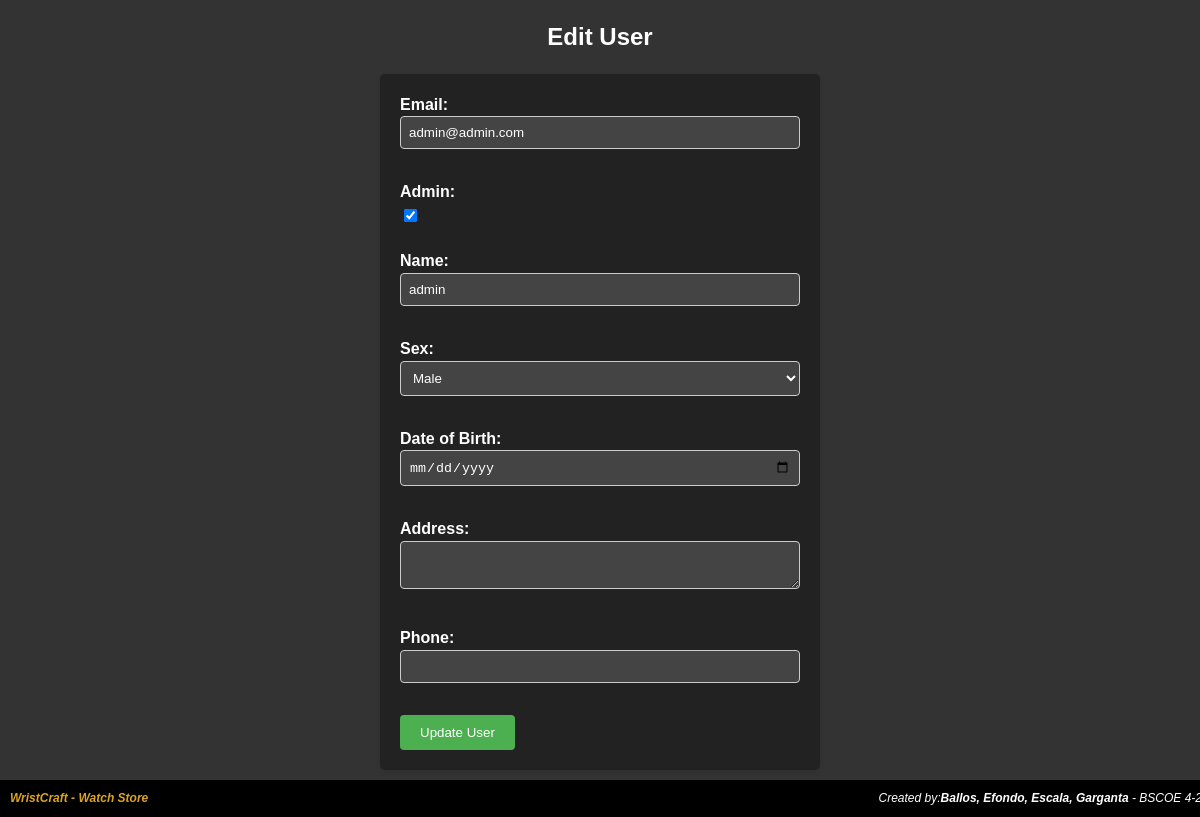
/WristCraft/www/edituser.php?Id=1, run on the app's committed database.
### tables this page shows
CREATE TABLE `users` (
  `Id` int(11) NOT NULL,
  `Password` varchar(255) NOT NULL,
  `Email` varchar(255) NOT NULL,
  `CreateTime` datetime NOT NULL,
  `Admin` int(11) DEFAULT 0,
  `Name` varchar(255) NOT NULL,
  `Sex` int(11) DEFAULT NULL,
  `DoB` date DEFAULT NULL,
  `Address` text DEFAULT NULL,
  `Phone` varchar(12) DEFAULT NULL
);

### WristCraft/www/edituser.php (the view, shortened to what this page needs)
<?php
require_once './data/dbconnect.php';
include './ultility/orderultilities.php';
if (isset($_GET['Id'])) {
    $userId = $_GET['Id'];
    $sql = "SELECT * FROM `users` WHERE Id = ?";
    if ($stmt = mysqli_prepare($con, $sql)) {
        mysqli_stmt_bind_param($stmt, "i", $userId);
        mysqli_stmt_execute($stmt);
        $result = mysqli_stmt_get_result($stmt);
        $user = mysqli_fetch_assoc($result);
    }
} else {
    die("No user ID provided.");
}
?>
<!DOCTYPE html>
<html lang="en">
<head>
    <link href="styles/site.css" rel="stylesheet" type="text/css">
    <link href="styles/products.css" rel="stylesheet" type="text/css">
</head>
<body>
    <h2>Edit User</h2>
    <?php if (isset($user)): ?>
        <form method="POST" action="">
            <label for="Email">Email:</label><br>
            <input type="email" name="Email" value="<?= $user['Email']; ?>" required><br><br>
            <label for="Admin">Admin:</label><br>
            <input type="checkbox" name="Admin" value="1" <?= $user['Admin'] ? 'checked' : ''; ?>><br><br>
            <label for="Name">Name:</label><br>
            <input type="text" name="Name" value="<?= $user['Name']; ?>" required><br><br>
            <label for="Sex">Sex:</label><br>
            <select name="Sex" required>
                <option value="Male" <?= $user['Sex'] == 'Male' ? 'selected' : ''; ?>>Male</option>
            </select><br><br>
            <label for="DoB">Date of Birth:</label><br>
            <input type="date" name="DoB" value="<?= $user['DoB']; ?>" required><br><br>
            <label for="Address">Address:</label><br>
            <textarea name="Address" required><?= $user['Address']; ?></textarea><br><br>
            <label for="Phone">Phone:</label><br>
            <input type="tel" name="Phone" value="<?= $user['Phone']; ?>" required><br><br>
            <input type="submit" name="update" value="Update User">
        </form>
    <?php else: ?>
        <p>User not found. Please ensure the ID is correct.</p>
    <?php endif; ?>
    <?php include './Templates/footer.php'; ?>
</body>
</html>

### WristCraft/www/styles/site.css (style rules this page uses)
body { font: 100%/1.4 Verdana, Arial, Helvetica, sans-serif; background-color: #42413C; margin: 0; padding: 0; color: #000; }

### WristCraft/www/edituser.php (style rules this page uses)
body { font-family: Arial, sans-serif; background-color: #333; color: #fff; }
h2 { color: #fff; text-align: center; margin-top: 20px; }
form { width: 400px; margin: 0 auto; background-color: #222; padding: 20px; border-radius: 5px; box-shadow: 0 2px 5px rgba(0, 0, 0, 0.1); }
label { font-weight: bold; color: #fff; }
input[type="email"], input[type="text"], input[type="date"], textarea, input[type="tel"] { width: 100%; padding: 8px; margin-bottom: 10px; border: 1px solid #ccc; border-radius: 4px; box-sizing: border-box; background-color: #444; color: #fff; }
input[type="checkbox"] { margin-top: 5px; }
select { width: 100%; padding: 8px; margin-bottom: 10px; border: 1px solid #ccc; border-radius: 4px; box-sizing: border-box; background-color: #444; color: #fff; }
input[type="submit"] { background-color: #4CAF50; color: white; padding: 10px 20px; border: none; border-radius: 4px; cursor: pointer; }

### data on the page
users: Email "admin@admin.com", Admin "☑", Name "admin"
